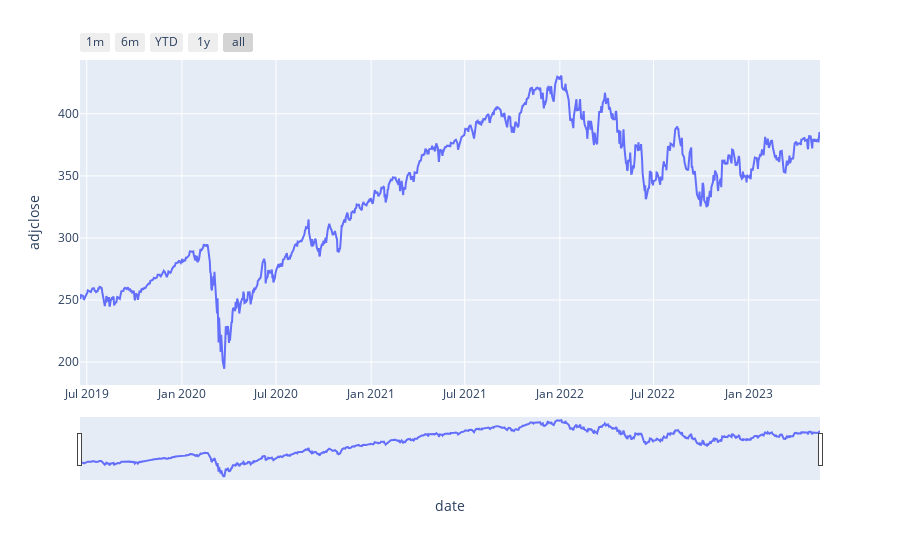

Notebook source saved alongside this figure:
### Code cell
#Plot
fig = px.line(data, x='date', y='adjclose')

fig.update_xaxes(
    rangeslider_visible=True,
    rangeselector=dict(
        buttons=list([
            dict(count=1, label="1m", step="month", stepmode="backward"),
            dict(count=6, label="6m", step="month", stepmode="backward"),
            dict(count=1, label="YTD", step="year", stepmode="todate"),
            dict(count=1, label="1y", step="year", stepmode="backward"),
            dict(step="all")
        ])
    )
)

### Figure 1 — Plotly figure (JSON) as saved in the notebook; plotly's stock layout.template omitted (floating-point values rounded to 4 significant figures; data arrays with more than 128 entries replaced by an {"elided": "..."} marker saying what was removed)
{"data": [{"hovertemplate": "date=%{x}<br>adjclose=%{y}<extra></extra>", "legendgroup": "", "line": {"color": "#636efa", "dash": "solid"}, "marker": {"symbol": "circle"}, "mode": "lines", "name": "", "orientation": "v", "showlegend": false, "type": "scatter", "x": {"elided": "989 str values"}, "xaxis": "x", "y": {"elided": "989 float values"}, "yaxis": "y"}], "layout": {"legend": {"tracegroupgap": 0}, "margin": {"t": 60}, "xaxis": {"anchor": "y", "domain": [0, 1], "rangeselector": {"buttons": [{"count": 1, "label": "1m", "step": "month", "stepmode": "backward"}, {"count": 6, "label": "6m", "step": "month", "stepmode": "backward"}, {"count": 1, "label": "YTD", "step": "year", "stepmode": "todate"}, {"count": 1, "label": "1y", "step": "year", "stepmode": "backward"}, {"step": "all"}]}, "rangeslider": {"visible": true}, "title": {"text": "date"}}, "yaxis": {"anchor": "x", "domain": [0, 1], "title": {"text": "adjclose"}}}}
